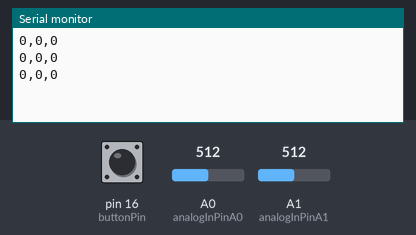
A sketch run on a simulated Arduino Uno, built with avr-gcc and run on an emulated ATmega328P. Parts: the last lines printed to the serial monitor. The test bench sets the inputs (shaded band); at power-on: A0 (analogInPinA0) = 512, A1 (analogInPinA1) = 512, pin 16 (buttonPin) HIGH. No radio packets arrive unless stated.

Above: at 1.3 s.
1.4 s: A0 (analogInPinA0) set to 716
At 1.9 s:
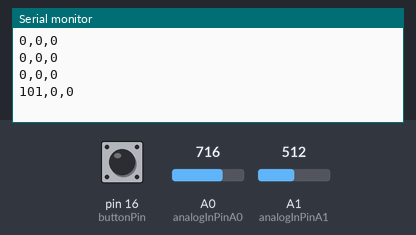
2.9 s: A1 (analogInPinA1) set to 716
At 3.4 s:
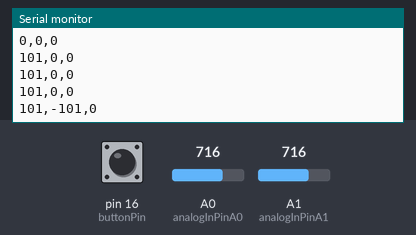
4.4 s: pin 16 (buttonPin) pulled LOW for 0.6 s
At 4.9 s:
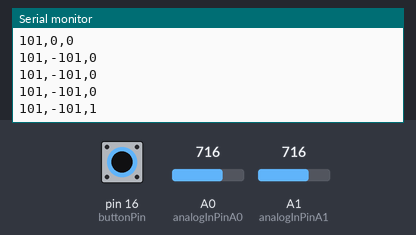
6.5 s: A0 (analogInPinA0) set to 900
At 6.9 s:
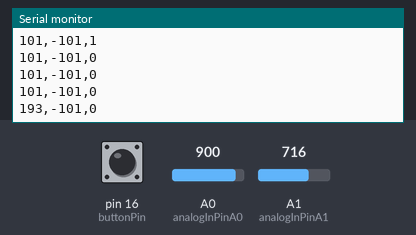
8.0 s: pin 16 (buttonPin) pulled LOW for 1 s
At 8.5 s:
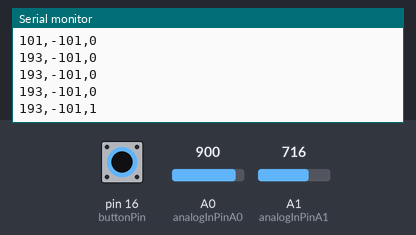
10.5 s: A1 (analogInPinA1) set to 900
At 11.0 s:
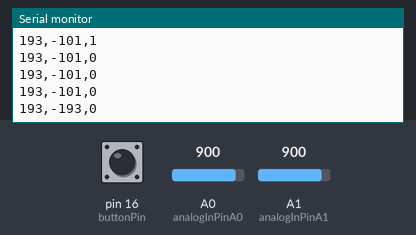
Timing chart, 0 to 13.0 s (numbered marks = the images above; inputs shaded):
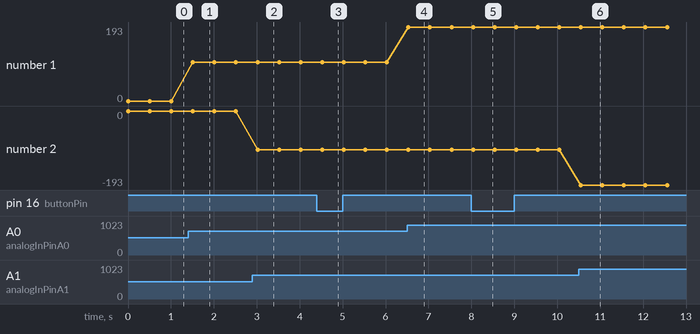

The sketch:

nRF2401LCD.ino
```cpp
/*
* Getting Started example sketch for nRF24L01+ radios
* This is a very basic example of how to send data from one node to another
* Updated: Dec 2014 by TMRh20
*/

#include <SPI.h>
#include "RF24.h"

struct txMessStru{
  int buffType;
  char messBuff[ 80 ];
};
const unsigned long PACKET_DELAY = 500; // milliseconds (0.5 seconds)

txMessStru myMessage;
int ptr;                    // index into message buffer
char workBuff[ 6 ];         // binary to ascii work buffer

const int analogInPinA0 = A0;  // Analog input pin that the potentiometer is attached to
const int analogInPinA1 = A1;  // Analog input pin that the potentiometer is attached to
const int buttonPin = 16;

int sensorValueX = 0;        // value read from the pot
int sensorValueY = 0;        // value read from the pot
int sensorValueZ = 0;        // value read from the button
int x, y, z;                 // mapped values for motors


/****************** User Config ***************************/
/***      Set this radio as radio number 0 or 1         ***/
bool radioNumber = 0;

/* Hardware configuration: Set up nRF24L01 radio on SPI bus plus pins 7 & 8 */
RF24 radio( 7, 8 );
/**********************************************************/

byte addresses[][ 6 ] = { "1Node", "2Node" };

void setup() {
  Serial.begin( 115200 );
  pinMode( 16, INPUT_PULLUP );
  radio.begin();

  // Set the PA Level low to prevent power supply related issues since this is a
  // getting_started sketch, and the likelihood of close proximity of the
  // devices. RF24_PA_MAX is default.

  radio.setPALevel( RF24_PA_LOW );

  // Open a pipe to write to the radio
  radio.openWritingPipe( addresses[ 0 ]);
  radio.stopListening();
}

void loop() {
  getSensorData();
  buildPacket();

  Serial.println( myMessage.messBuff );

  if( !radio.write( &myMessage, sizeof( txMessStru ))) {
    Serial.println ( F( "tx error" ));
  }

  delay( PACKET_DELAY );
}

void getSensorData()
{
  sensorValueX = analogRead( analogInPinA0 );
  sensorValueY = analogRead( analogInPinA1 );
  sensorValueZ = digitalRead( 16 );

  x = map( sensorValueX, 0, 1023, -255, 255 );
  y = map( sensorValueY, 0, 1023, 255, -255 );
  z = map( sensorValueZ, 0, 1, 1, 0 );
}// ./getSensorData()

void buildPacket()
{
  ptr = 0;
  buffAppend( x );
  buffAppend( y );
  buffAppend( z );
  myMessage.messBuff[ ptr - 1 ] = 0;// clear trailing comma
}

void buffAppend( const int value )
{
  itoa( value, workBuff, 10 );
  strncpy( &myMessage.messBuff[ ptr ], workBuff, strlen( workBuff ));
  ptr += strlen( workBuff );
  myMessage.messBuff[ ptr ] = ',';
  ptr++;
}
```

Measured:
- after the input at 1.4 s, the serial monitor: prints a new line after 0.11 s (image 1)
- after the input at 2.9 s, the serial monitor: prints a new line after 0.12 s (image 2)
- after the input at 4.4 s, the serial monitor: prints a new line after 0.12 s (image 3)
- after the input at 6.5 s, the serial monitor: prints a new line at once (image 4)
- after the input at 8.0 s, the serial monitor: prints a new line at once (image 5)
- after the input at 10.5 s, the serial monitor: prints a new line after 0.05 s (image 6)
- plotted number 1: 0 → 101 after the input at 1.4 s, 101 → 193 after the input at 6.5 s
- plotted number 2: 0 → -101 after the input at 2.9 s, -101 → -193 after the input at 10.5 s
